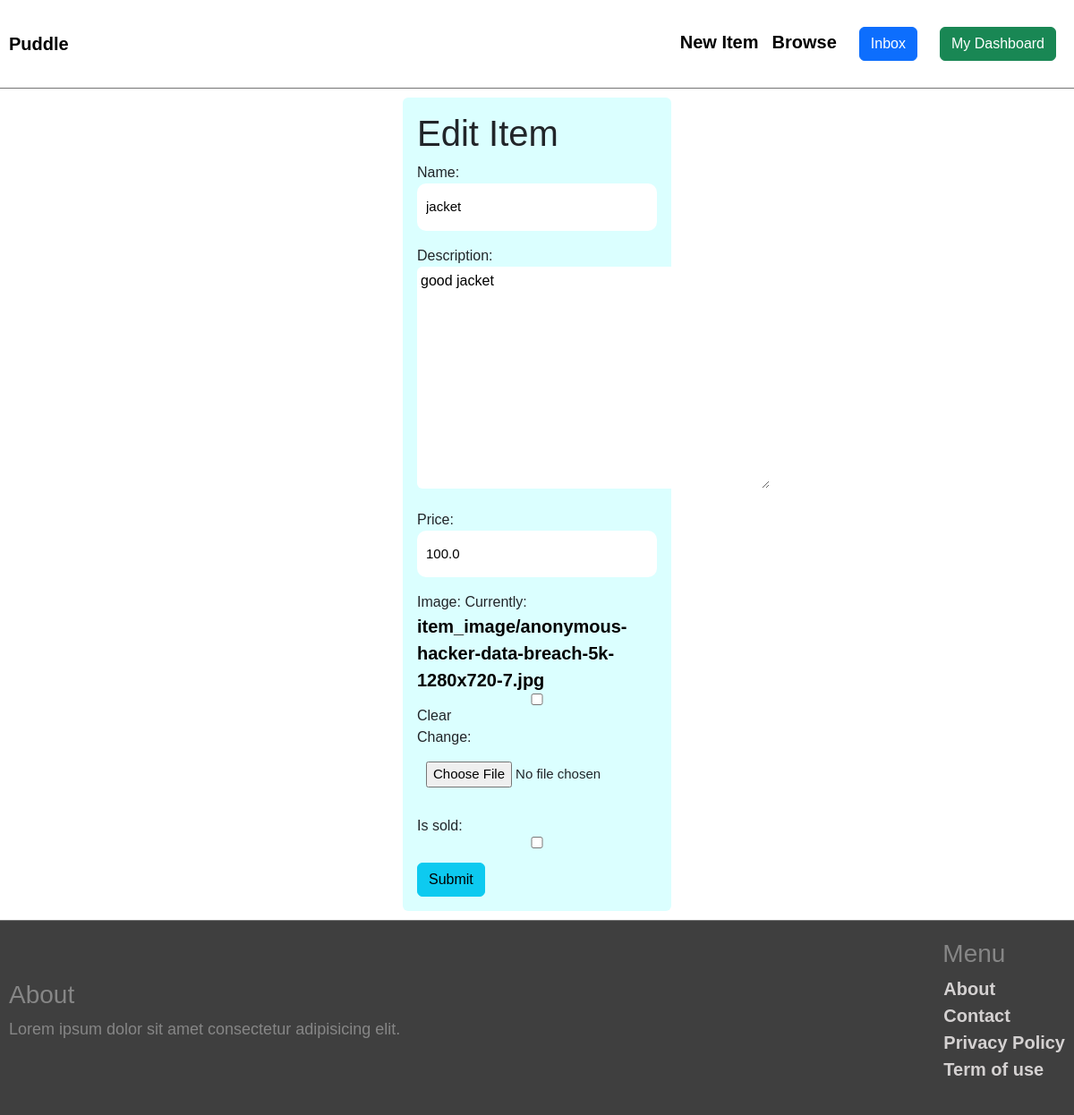
The app's page /items/2/edit/ (signed in) with its own data.
### item/models.py (models this page shows, shortened)
class Item(models.Model):
    category = models.ForeignKey(Category, related_name='items', on_delete=models.CASCADE)
    name = models.CharField(max_length=255)
    description = models.TextField(blank=True, null=True)
    price = models.FloatField()
    image = models.ImageField(upload_to='item_image', blank=True, null=True)
    is_sold = models.BooleanField(default=False)
    created_by = models.ForeignKey(User, related_name='items', on_delete=models.CASCADE)
    created_at = models.DateTimeField(auto_now_add=True)

### item/views.py (the view)
# urls.py: path('<int:pk>/edit/', views.edit, name='edit'),
@login_required
def edit(request,pk):
    item = get_object_or_404(Item, pk=pk, created_by=request.user)
    if request.method == 'POST':
        form = EditItemForm(request.POST, request.FILES, instance=item)
        if form.is_valid():
            form.save()
            return redirect('item:detail', pk=item.id)
    else:
        form = EditItemForm(instance=item)
    return render(request, 'static/form.html', {
        'form': form,
        'title': 'Edit Item',
    })

### item/forms.py
class EditItemForm(forms.ModelForm):
    class Meta:
        model = Item
        fields = ('name', 'description', 'price', 'image', 'is_sold')
        widgets = {
            'name': forms.TextInput(attrs={
                'placeholder': 'Name of the Item :',
            }),
            'description': forms.Textarea(attrs={
                'placeholder': 'Description for the Item :',
                'class': 'rounded p-1',
                'style': 'outline:none;border:none;'
            }),
            'price': forms.TextInput(attrs={
                'placeholder': 'price of the Item $ :',
            }),
        }

### templates/static/form.html (shortened to what this page needs)
{% extends 'static/base.html' %}
{% block content %}
    <div class=" rounded fs-6 p-3" style="width: 25%; background-color: #dbffff; margin: 10px auto;">
        <h1>{{ title }}</h1>
        <form action="." method="post" enctype="multipart/form-data">
            <div>
                {{ form.as_p}}
            </div>
            <button class="btn btn-info rounded" type="submit" style="margin: auto;">Submit</button>
        </form>
    </div>
{% endblock content %}

### templates/static/css/style.css (style rules this page uses)
body { margin: 0; font-family: sans-serif; }
a { text-decoration: none; color: black; font-size: 20px; font-weight: bold; }

### templates/static/base.html (style rules this page uses)
form input { outline: none; border-radius: 10px; border: none; font-size: 15px; display: block; width: 100%; padding: 15px 10px; }

### records on screen
Item: name "jacket", description "good jacket", price "100.0"

### other values on screen
{{ title }} "Edit Item"
